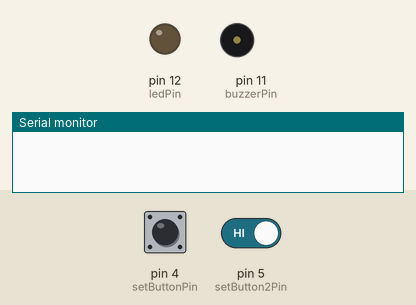
This sketch was run on a simulated Arduino Uno, built with avr-gcc and run on an emulated ATmega328P. Shown: output pins drawn as LEDs (lit = HIGH), buzzer (waves = sounding, pin HIGH), the last lines printed to the serial monitor. The test bench sets the inputs (shaded band); at power-on: pin 4 (setButtonPin) HIGH, pin 5 (setButton2Pin) HIGH.

Above: at 1.2 s.
1.3 s: pin 4 (setButtonPin) pulled LOW for 0.15 s
At 2.2 s:
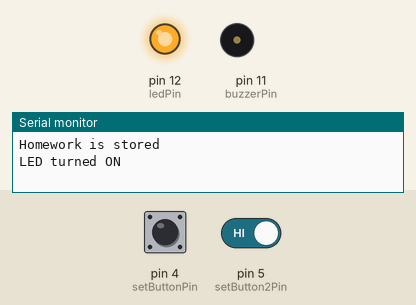
10.4 s: pin 5 (setButton2Pin) driven HIGH
12.9 s: pin 4 (setButtonPin) pulled LOW for 1 s
At 18.8 s:
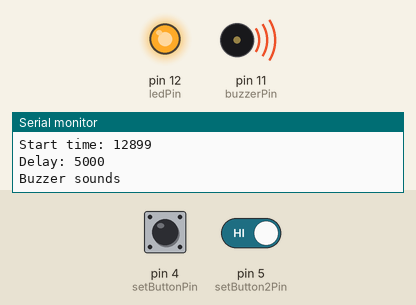
Timing chart, 0 to 19.4 s (numbered marks = the images above; inputs shaded):
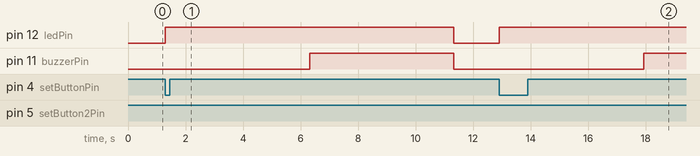

The sketch:

Display_active_status_for_reminder_task_5.ino
```cpp
const int setButtonPin = 4;
const int setButton2Pin = 5;
const int ledPin = 12;
const int buzzerPin = 11;

int reminderState = 0;

unsigned long phaseStartTime = 0;
unsigned long reminderDuration = 0;
unsigned long lastPrintTime = 0;

String reminderMessage = "";

void printReminderInfo() {
  Serial.println("REMINDER INFORMATION");
  Serial.println();

  if (reminderState != 0) {
    Serial.println("Active: true");
    Serial.print("Message: ");
    Serial.println(reminderMessage);
    Serial.print("Start time: ");
    Serial.println(phaseStartTime);
    Serial.print("Delay: ");
    Serial.println(reminderDuration);
  } else {
    Serial.println("Active: false");
  }

  Serial.println();
}

void setup() {
  pinMode(setButtonPin, INPUT_PULLUP);
  pinMode(setButton2Pin, INPUT_PULLUP);
  pinMode(ledPin, OUTPUT);
  pinMode(buzzerPin, OUTPUT);
  Serial.begin(9600);
  digitalWrite(buzzerPin, LOW);
  digitalWrite(ledPin, LOW);
}

void loop() {
  unsigned long currentMillis = millis();
  bool setPressed = (digitalRead(setButtonPin) == LOW);
  bool set2Pressed = (digitalRead(setButton2Pin) == LOW);


  if (setPressed && reminderState == 0) {
    reminderMessage = "Homework";
    reminderDuration = 5000;
    reminderState = 1;
    phaseStartTime = currentMillis;
    lastPrintTime = currentMillis;

    digitalWrite(ledPin, HIGH);

    Serial.println("Homework is stored");
    Serial.println("LED turned ON");
    Serial.println();
  }


  if (set2Pressed && reminderState == 0) {
    reminderMessage = "Meeting";
    reminderDuration = 10000;
    reminderState = 1;
    phaseStartTime = currentMillis;
    lastPrintTime = currentMillis;

    digitalWrite(ledPin, HIGH);

    Serial.println("Meeting is stored");
    Serial.println("LED turned ON");
    Serial.println();
  }


  if (reminderState != 0 && (currentMillis - lastPrintTime >= 1000)) {
    lastPrintTime = currentMillis;
    printReminderInfo();
  }


  if (reminderState == 1 && (currentMillis - phaseStartTime >= reminderDuration)) {
    digitalWrite(buzzerPin, HIGH);
    Serial.println("Buzzer sounds");

    reminderState = 2;
    phaseStartTime = currentMillis;
  }


  if (reminderState == 2 && (currentMillis - phaseStartTime >= reminderDuration)) {
    digitalWrite(buzzerPin, LOW);
    digitalWrite(ledPin, LOW);

    Serial.print("reminder: ");
    Serial.println(reminderMessage);
    Serial.println();

    reminderState = 0;

    printReminderInfo();
  }
}
```

Measured:
- after the input at 1.3 s, pin 12 (ledPin): LOW → HIGH at once; pin 11 (buzzerPin): LOW → HIGH after 5.0 s
- after the input at 12.9 s, pin 12 (ledPin): LOW → HIGH at once; pin 11 (buzzerPin): LOW → HIGH after 5.0 s
